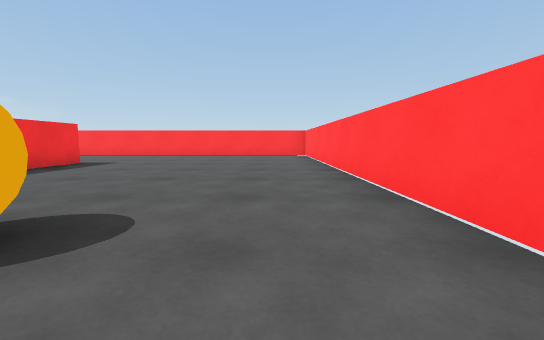
View 1 (above)

20 first-person views from a walk through a Unity game level. The camera is 0.58 m above the floor, tilts 6° down and sees 90° across. The floor is counted in squares, 1 m on a side. Each view is taken from the middle of a square. On the plan, view 1 faces up. The plan holds only what a view shows up to about 9 squares ahead; the rest is blank. The place goes on beyond the plan. The player character is not drawn.

View 2
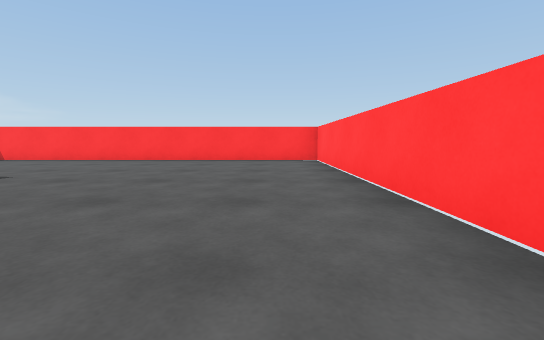

View 3
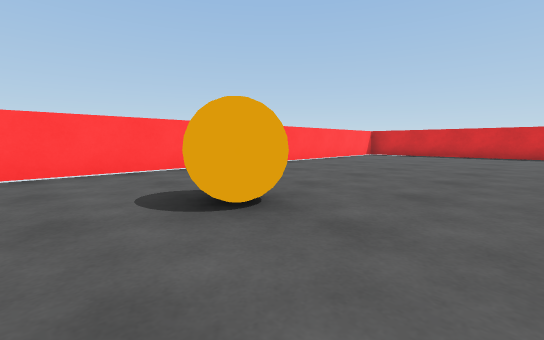

View 4
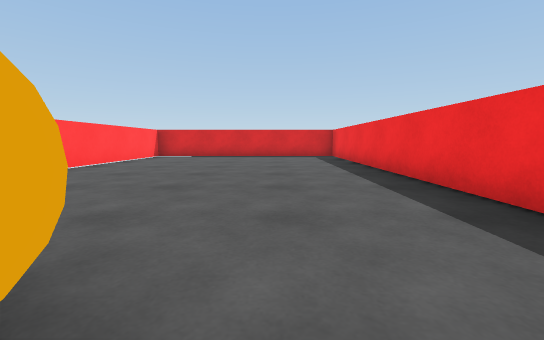

View 5
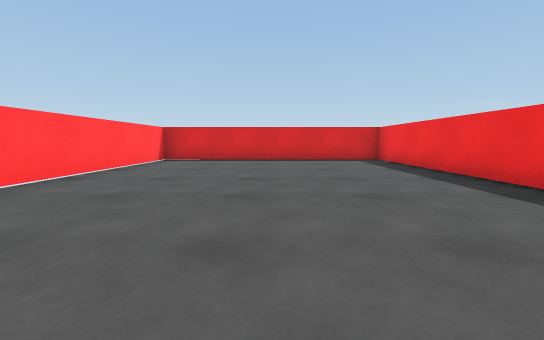

View 6
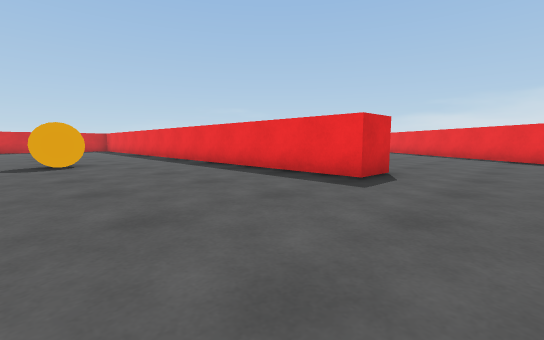

View 7
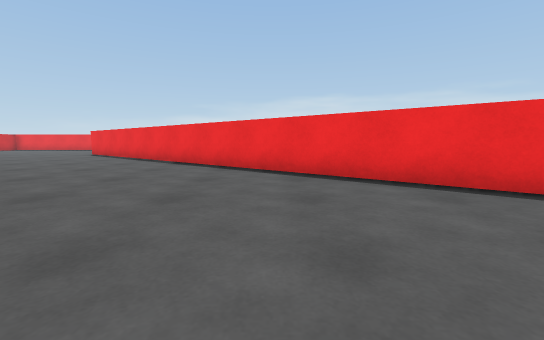

View 8
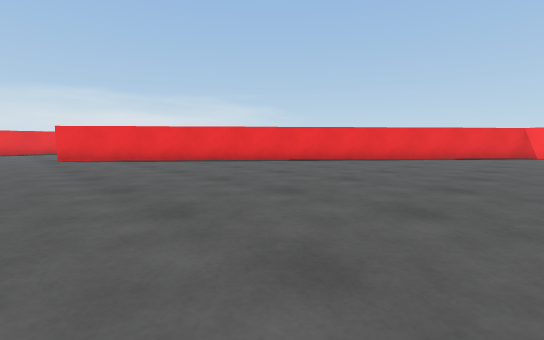

View 9
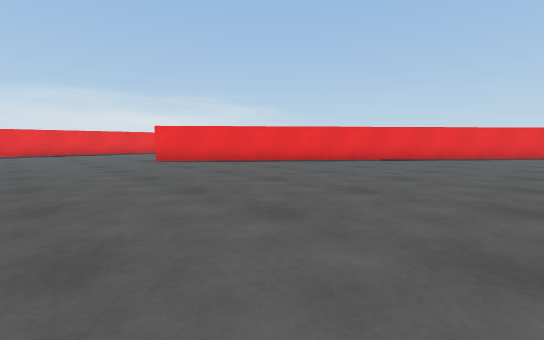

View 10
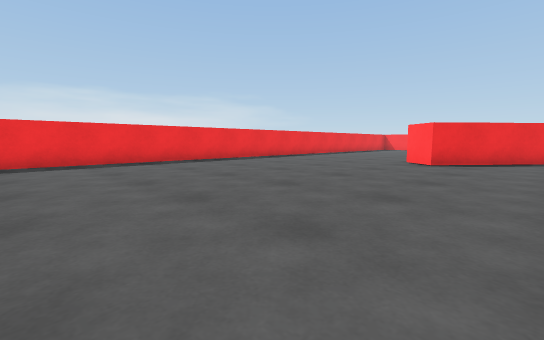

View 11
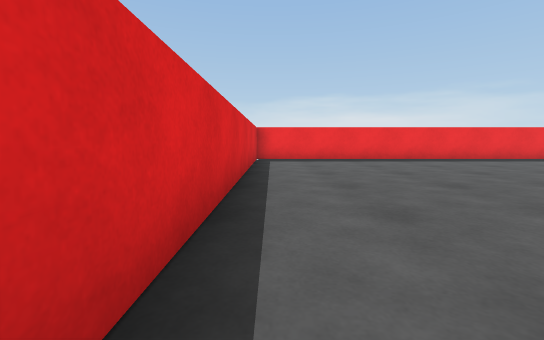

View 12
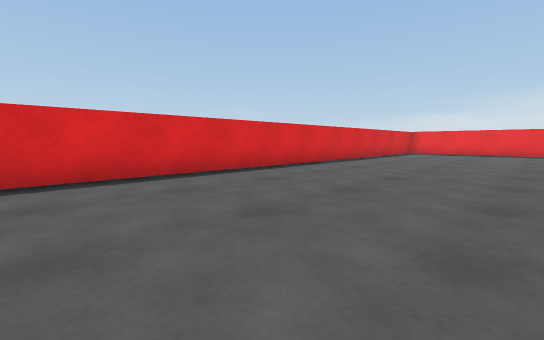

View 13
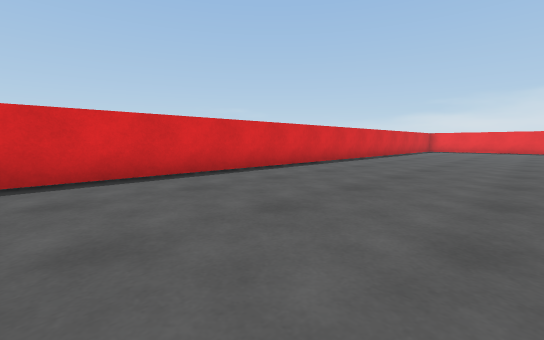

View 14
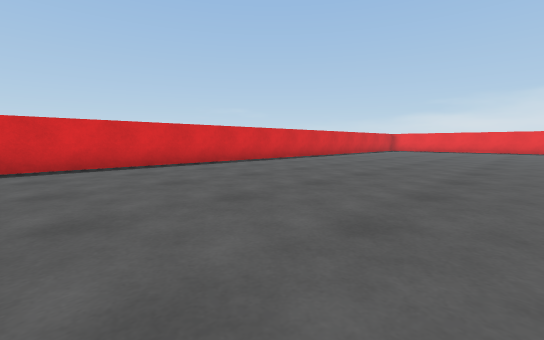

View 15
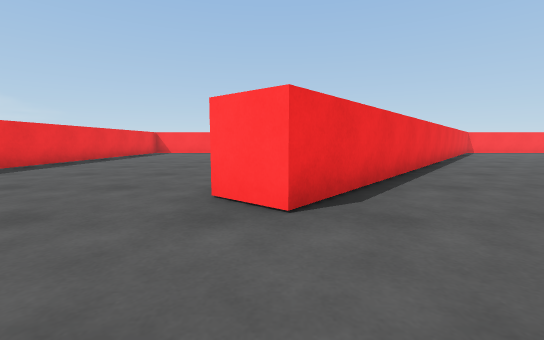

View 16
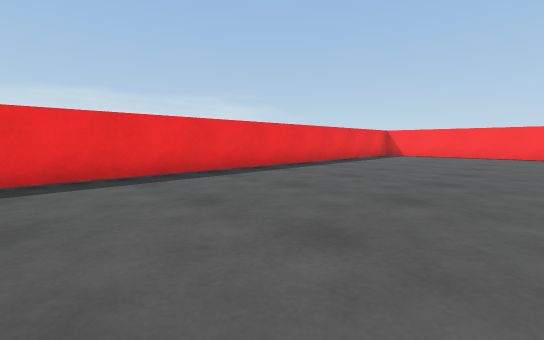

View 17
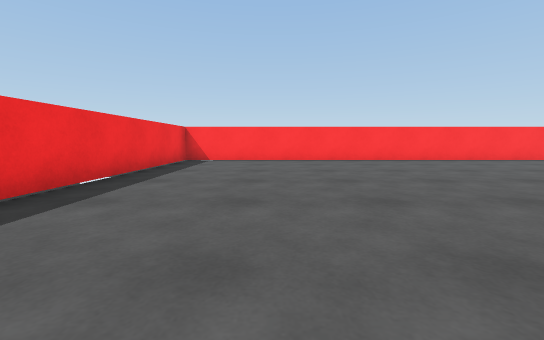

View 18
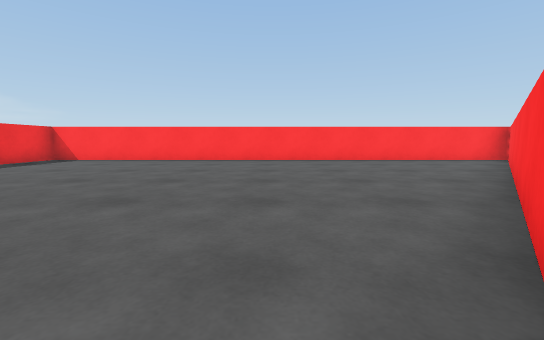

View 19
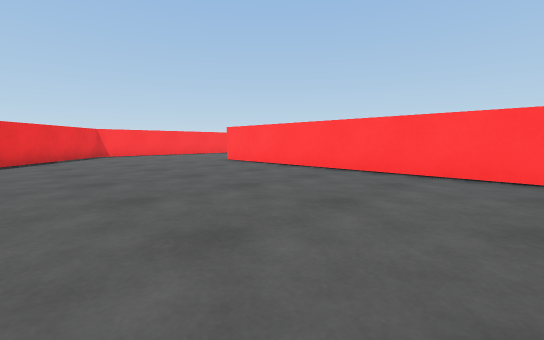

View 20
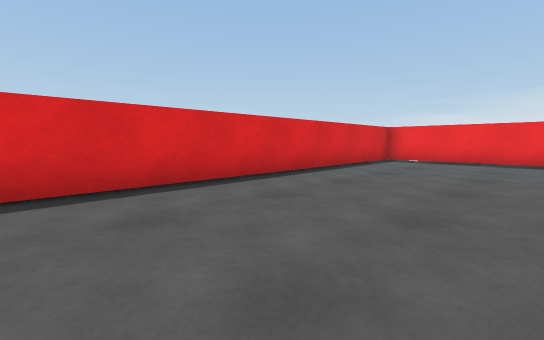

### Floor plan
Points are (right, up) in squares from view 1. A wall is a line through its corners. A room is listed if a view was taken in it or the views show most of it. See-through windows are left out.
Room 1 (views 1, 2, 3, 4, 5, 6, 7, 8, 9, 10, 11, 12, 13, 14, 15, 16, 17, 18, 19, 20)
walls: (-6.1, 0) (-6, 7) (-5, 7) (-5.3, -8.5) (1.4, -8.5) (1.4, -3); (-15.9, 4) (-9.8, 11.3) (-23.6, 11.3) (-23.6, -8.5) (-6.9, -8.5); (1.4, 0.1) (1.4, 11.3) (-8.5, 11.3) (-17.9, 0.2) (-18.7, 0.9)
objects: other object (-2, 1) to (-2, 2)

Where each view was taken, in squares from view 1:
view 1: 0 up, 0 right, facing up
view 2: 3 up, 0 right, facing up
view 3: 3 up, 4 left, facing down-right
view 4: 2 up, 3 left, facing down
view 5: 0 up, 2 left, facing down
view 6: 9 up, 1 left, facing down-left
view 7: 8 up, 6 left, facing left
view 8: 1 down, 8 left, facing up-left
view 9: 3 down, 10 left, facing up-left
view 10: 7 down, 16 left, facing up-left
view 11: 8 down, 15 left, facing left
view 12: 4 down, 10 left, facing down-left
view 13: 4 down, 7 left, facing down-left
view 14: 2 down, 7 left, facing down-left
view 15: 2 down, 18 left, facing up
view 16: 0 up, 19 left, facing up-left
view 17: 3 up, 21 left, facing up
view 18: 3 up, 17 left, facing up
view 19: 0 up, 11 left, facing up-right
view 20: 5 down, 15 left, facing down-left
